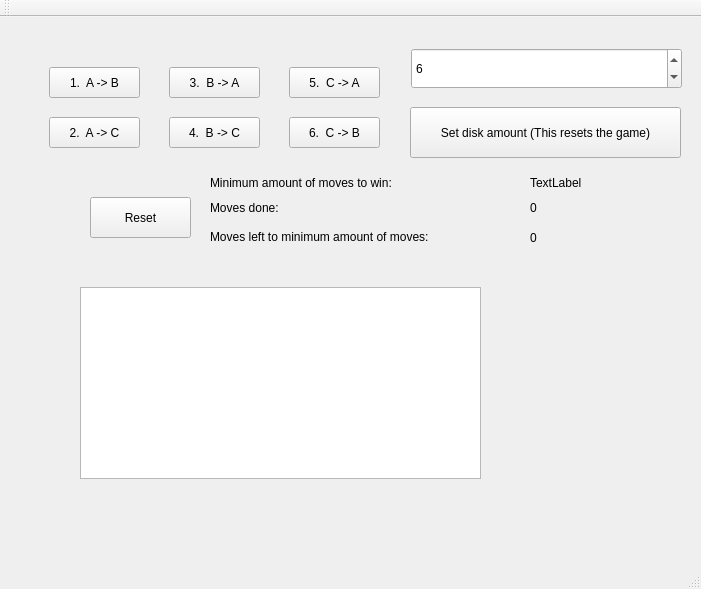
<?xml version="1.0" encoding="UTF-8"?>
<ui version="4.0">
 <class>MainWindow</class>
 <widget class="QMainWindow" name="MainWindow">
  <property name="geometry">
   <rect>
    <x>0</x>
    <y>0</y>
    <width>701</width>
    <height>589</height>
   </rect>
  </property>
  <property name="windowTitle">
   <string>Hanoi</string>
  </property>
  <widget class="QWidget" name="centralWidget">
   <widget class="QGraphicsView" name="graphicsView">
    <property name="geometry">
     <rect>
      <x>80</x>
      <y>270</y>
      <width>401</width>
      <height>192</height>
     </rect>
    </property>
   </widget>
   <widget class="QPushButton" name="push_button_a_b">
    <property name="geometry">
     <rect>
      <x>49</x>
      <y>50</y>
      <width>91</width>
      <height>31</height>
     </rect>
    </property>
    <property name="text">
     <string>1.  A -&gt; B</string>
    </property>
   </widget>
   <widget class="QPushButton" name="push_button_b_a">
    <property name="geometry">
     <rect>
      <x>169</x>
      <y>50</y>
      <width>91</width>
      <height>31</height>
     </rect>
    </property>
    <property name="text">
     <string>3.  B -&gt; A</string>
    </property>
   </widget>
   <widget class="QPushButton" name="push_button_c_a">
    <property name="geometry">
     <rect>
      <x>289</x>
      <y>50</y>
      <width>91</width>
      <height>31</height>
     </rect>
    </property>
    <property name="text">
     <string>5.  C -&gt; A</string>
    </property>
   </widget>
   <widget class="QPushButton" name="push_button_a_c">
    <property name="geometry">
     <rect>
      <x>49</x>
      <y>100</y>
      <width>91</width>
      <height>31</height>
     </rect>
    </property>
    <property name="text">
     <string>2.  A -&gt; C</string>
    </property>
   </widget>
   <widget class="QPushButton" name="push_button_b_c">
    <property name="geometry">
     <rect>
      <x>169</x>
      <y>100</y>
      <width>91</width>
      <height>31</height>
     </rect>
    </property>
    <property name="text">
     <string>4.  B -&gt; C</string>
    </property>
   </widget>
   <widget class="QPushButton" name="push_button_c_b">
    <property name="geometry">
     <rect>
      <x>289</x>
      <y>100</y>
      <width>91</width>
      <height>31</height>
     </rect>
    </property>
    <property name="text">
     <string>6.  C -&gt; B</string>
    </property>
   </widget>
   <widget class="QPushButton" name="set_disks_button">
    <property name="geometry">
     <rect>
      <x>410</x>
      <y>90</y>
      <width>271</width>
      <height>51</height>
     </rect>
    </property>
    <property name="text">
     <string>Set disk amount (This resets the game)</string>
    </property>
   </widget>
   <widget class="QPushButton" name="reset_button">
    <property name="geometry">
     <rect>
      <x>90</x>
      <y>180</y>
      <width>101</width>
      <height>41</height>
     </rect>
    </property>
    <property name="text">
     <string>Reset</string>
    </property>
   </widget>
   <widget class="QLabel" name="min_amount_num">
    <property name="geometry">
     <rect>
      <x>530</x>
      <y>150</y>
      <width>111</width>
      <height>31</height>
     </rect>
    </property>
    <property name="text">
     <string>TextLabel</string>
    </property>
   </widget>
   <widget class="QLabel" name="min_amount_text">
    <property name="geometry">
     <rect>
      <x>210</x>
      <y>150</y>
      <width>281</width>
      <height>31</height>
     </rect>
    </property>
    <property name="text">
     <string>Minimum amount of moves to win:</string>
    </property>
   </widget>
   <widget class="QLabel" name="moves_done_text">
    <property name="geometry">
     <rect>
      <x>210</x>
      <y>180</y>
      <width>271</width>
      <height>21</height>
     </rect>
    </property>
    <property name="text">
     <string>Moves done:</string>
    </property>
   </widget>
   <widget class="QLabel" name="move_counter_num">
    <property name="geometry">
     <rect>
      <x>530</x>
      <y>180</y>
      <width>61</width>
      <height>21</height>
     </rect>
    </property>
    <property name="text">
     <string>0</string>
    </property>
   </widget>
   <widget class="QLabel" name="moves_left_text">
    <property name="geometry">
     <rect>
      <x>210</x>
      <y>210</y>
      <width>281</width>
      <height>20</height>
     </rect>
    </property>
    <property name="text">
     <string>Moves left to minimum amount of moves:</string>
    </property>
   </widget>
   <widget class="QLabel" name="moves_left_num">
    <property name="geometry">
     <rect>
      <x>530</x>
      <y>210</y>
      <width>111</width>
      <height>21</height>
     </rect>
    </property>
    <property name="text">
     <string>0</string>
    </property>
   </widget>
   <widget class="QSpinBox" name="spin_box_disks">
    <property name="geometry">
     <rect>
      <x>411</x>
      <y>31</y>
      <width>271</width>
      <height>41</height>
     </rect>
    </property>
    <property name="minimum">
     <number>2</number>
    </property>
    <property name="maximum">
     <number>30</number>
    </property>
    <property name="value">
     <number>6</number>
    </property>
   </widget>
  </widget>
  <widget class="QToolBar" name="mainToolBar">
   <attribute name="toolBarArea">
    <enum>TopToolBarArea</enum>
   </attribute>
   <attribute name="toolBarBreak">
    <bool>false</bool>
   </attribute>
  </widget>
  <widget class="QStatusBar" name="statusBar"/>
 </widget>
 <layoutdefault spacing="6" margin="11"/>
 <resources/>
 <connections/>
</ui>
